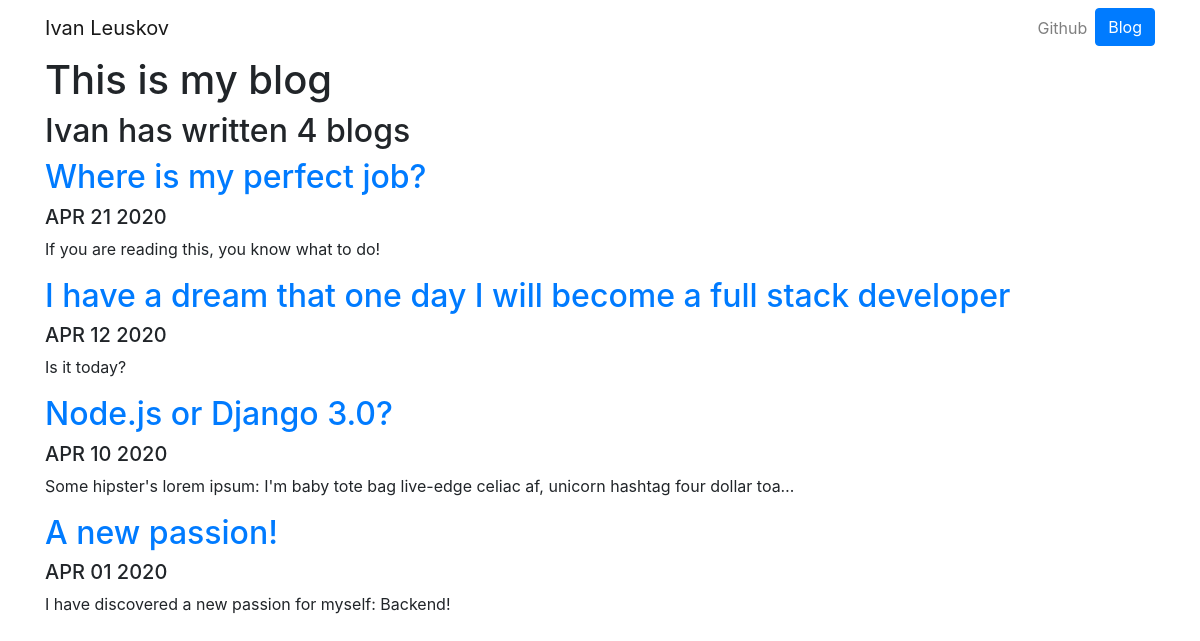
Screenshot of /blog/ with the database file from the repository.
### blog/models.py (models this page shows, shortened)
class Blog(models.Model):
    title = models.TextField(max_length=250)
    date = models.DateField()
    description = models.TextField()

### blog/views.py (the view)
# urls.py: path('', views.all_blogs, name='all_blogs'),
def all_blogs(request):
    blogs = Blog.objects.all().order_by('-date')
    return render(request, 'blog/all_blogs.html', {'blogs':blogs})

### blog/templates/blog/all_blogs.html
{% extends 'portfolio/base.html' %}
{% block content %}
<h1>This is my blog</h1>
<h2>Ivan has written {{blogs.count}} blog{{ blogs.count|pluralize}}</h2>
{% for blog in blogs %}
<a href="{% url 'blog:detail' blog.id %}">
    <h2>{{blog.title}}</h2>
</a>
<h5>{{blog.date|date:'M d Y'|upper}}</h5>
<p>{{blog.description|striptags|truncatechars:100}}</p>
{% endfor %}
{% endblock %}

### rows the page displays
Blog: title "Where is my perfect job?", date "APR 21 2020", description "If you are reading this, you know what to do!"
Blog: title "I have a dream that one day I will become a full stack developer", date "APR 12 2020", description "Is it today?"
Blog: title "Node.js or Django 3.0?", date "APR 10 2020", description "Some hipster's lorem ipsum: I'm baby tote bag live-edge celiac af, unicorn hashtag four dollar toa…"
Blog: title "A new passion!", date "APR 01 2020", description "I have discovered a new passion for myself: Backend!"

### other values shown
{{ blogs.count }} "4"
